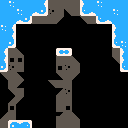

A level layout from a 2D game, rendered from its tile map. Below: a short description, then the map file with its tile-grid data intact:
An orthogonal 16x16 tile map with 8x8 px tiles, 2 tile layers (MainLayer, BgLayer), 2 tilesets and 22 objects (10x Spikes, 10x Cloud, Player, Grass).

<map version="1.10" tiledversion="1.10.2" orientation="orthogonal" renderorder="right-down" width="16" height="16" tilewidth="8" tileheight="8" infinite="0" nextlayerid="5" nextobjectid="25">
 <tileset firstgid="1" name="spritemap" tilewidth="8" tileheight="8" tilecount="176" columns="16">
  <image source="spritemap.png" width="128" height="88" />
 </tileset>
 <tileset firstgid="177" name="cloud" tilewidth="16" tileheight="8" tilecount="1" columns="1">
  <image source="cloud.png" width="16" height="8" />
 </tileset>
 <layer id="2" name="MainLayer" width="16" height="16">
  <data encoding="csv">
38,73,38,38,38,39,0,0,0,0,37,38,73,38,38,38,
38,38,73,38,51,52,0,0,0,0,50,51,38,38,73,38,
38,38,51,52,0,0,0,0,0,0,0,0,50,51,38,38,
73,39,0,0,0,0,0,0,0,0,0,0,0,0,37,38,
38,39,0,0,0,0,0,0,0,0,0,0,0,0,37,38,
38,52,0,0,0,0,0,0,0,0,0,0,0,0,50,73,
39,0,0,0,0,0,0,53,55,0,0,0,0,0,0,37,
39,0,0,0,0,0,0,0,0,0,0,0,0,0,0,37,
52,0,0,0,0,0,0,0,0,0,0,0,0,0,0,50,
0,0,0,0,0,0,0,0,0,0,0,0,0,0,0,0,
0,0,0,0,0,0,0,0,0,0,0,0,0,0,0,0,
0,0,0,0,0,0,0,0,0,0,0,0,0,0,0,0,
0,0,0,0,0,0,0,0,0,0,0,0,0,0,0,0,
0,0,0,0,0,0,0,0,0,0,0,0,0,0,0,0,
0,0,0,0,0,0,0,0,0,0,0,0,0,0,0,0,
0,34,35,36,0,0,0,0,0,0,0,0,0,0,0,0
</data>
 </layer>
 <layer id="1" name="BgLayer" width="16" height="16">
  <data encoding="csv">
0,0,0,0,0,0,41,41,41,41,0,0,0,0,0,0,
0,0,0,0,0,0,57,41,43,41,0,0,0,0,0,0,
0,0,0,0,41,41,41,42,0,0,43,41,0,0,0,0,
0,0,0,0,0,0,0,0,0,0,0,0,0,0,0,0,
0,0,0,0,0,0,0,0,0,0,0,0,0,0,0,0,
0,0,0,0,0,0,0,0,0,0,0,0,0,0,0,0,
0,41,58,0,0,0,0,0,0,0,0,0,0,0,41,0,
0,17,17,0,0,0,0,41,41,58,0,0,0,0,43,0,
0,57,41,0,0,0,0,17,57,41,0,0,0,0,0,0,
43,41,58,0,0,0,0,43,41,42,0,0,0,0,0,0,
0,41,42,0,0,0,43,41,41,0,0,0,0,0,0,0,
0,43,41,0,0,0,0,59,57,0,0,0,0,0,0,0,
0,59,42,0,0,0,0,41,41,0,0,0,0,0,0,0,
0,17,0,0,0,0,0,41,17,0,0,0,0,0,0,0,
59,41,0,0,0,0,0,105,41,58,0,0,0,0,0,0,
41,0,0,0,0,0,0,41,41,41,0,0,0,0,0,0
</data>
 </layer>
 <objectgroup id="3" name="ObjectLayerInteractable">
  <object id="2" name="Spikes" type="Spikes" gid="18" x="56" y="48" width="8" height="8" />
  <object id="3" name="Spikes" type="Spikes" gid="18" x="64" y="48" width="8" height="8" />
  <object id="4" name="Spikes" type="Spikes" gid="44" x="72" y="56" width="8" height="8" />
  <object id="5" name="Spikes" type="Spikes" gid="44" x="16" y="32" width="8" height="8" />
  <object id="6" name="Spikes" type="Spikes" gid="44" x="16" y="40" width="8" height="8" />
  <object id="7" name="Spikes" type="Spikes" gid="44" x="16" y="48" width="8" height="8" />
  <object id="8" name="Spikes" type="Spikes" gid="60" x="48" y="56" width="8" height="8" />
  <object id="9" name="Spikes" type="Spikes" gid="60" x="104" y="32" width="8" height="8" />
  <object id="10" name="Spikes" type="Spikes" gid="60" x="104" y="40" width="8" height="8" />
  <object id="11" name="Spikes" type="Spikes" gid="60" x="104" y="48" width="8" height="8" />
  <object id="14" name="Cloud" type="Cloud" gid="177" x="20" y="48" width="16" height="8">
   <properties>
    <property name="isGoingRight" type="bool" value="true" />
   </properties>
  </object>
  <object id="15" name="Cloud" type="Cloud" gid="177" x="92" y="48" width="16" height="8">
   <properties>
    <property name="isGoingRight" type="bool" value="true" />
   </properties>
  </object>
  <object id="16" name="Cloud" type="Cloud" gid="177" x="92" y="72" width="16" height="8">
   <properties>
    <property name="isGoingRight" type="bool" value="false" />
   </properties>
  </object>
  <object id="17" name="Cloud" type="Cloud" gid="177" x="20" y="72" width="16" height="8">
   <properties>
    <property name="isGoingRight" type="bool" value="false" />
   </properties>
  </object>
  <object id="18" name="Cloud" type="Cloud" gid="177" x="0" y="112" width="16" height="8">
   <properties>
    <property name="isGoingRight" type="bool" value="false" />
   </properties>
  </object>
  <object id="19" name="Cloud" type="Cloud" gid="177" x="48" y="112" width="16" height="8">
   <properties>
    <property name="isGoingRight" type="bool" value="false" />
   </properties>
  </object>
  <object id="20" name="Cloud" type="Cloud" gid="177" x="96" y="112" width="16" height="8">
   <properties>
    <property name="isGoingRight" type="bool" value="false" />
   </properties>
  </object>
  <object id="21" name="Cloud" type="Cloud" gid="177" x="112" y="96" width="16" height="8">
   <properties>
    <property name="isGoingRight" type="bool" value="true" />
   </properties>
  </object>
  <object id="22" name="Cloud" type="Cloud" gid="177" x="64" y="96" width="16" height="8">
   <properties>
    <property name="isGoingRight" type="bool" value="true" />
   </properties>
  </object>
  <object id="23" name="Cloud" type="Cloud" gid="177" x="16" y="96" width="16" height="8">
   <properties>
    <property name="isGoingRight" type="bool" value="true" />
   </properties>
  </object>
  <object id="24" name="Player" type="Player" gid="2" x="16" y="120" width="8" height="8" />
 </objectgroup>
 <objectgroup id="4" name="ObjectLayerNonInteractable">
  <object id="12" name="Grass" gid="62" x="24" y="120" width="8" height="8" />
 </objectgroup>
</map>
